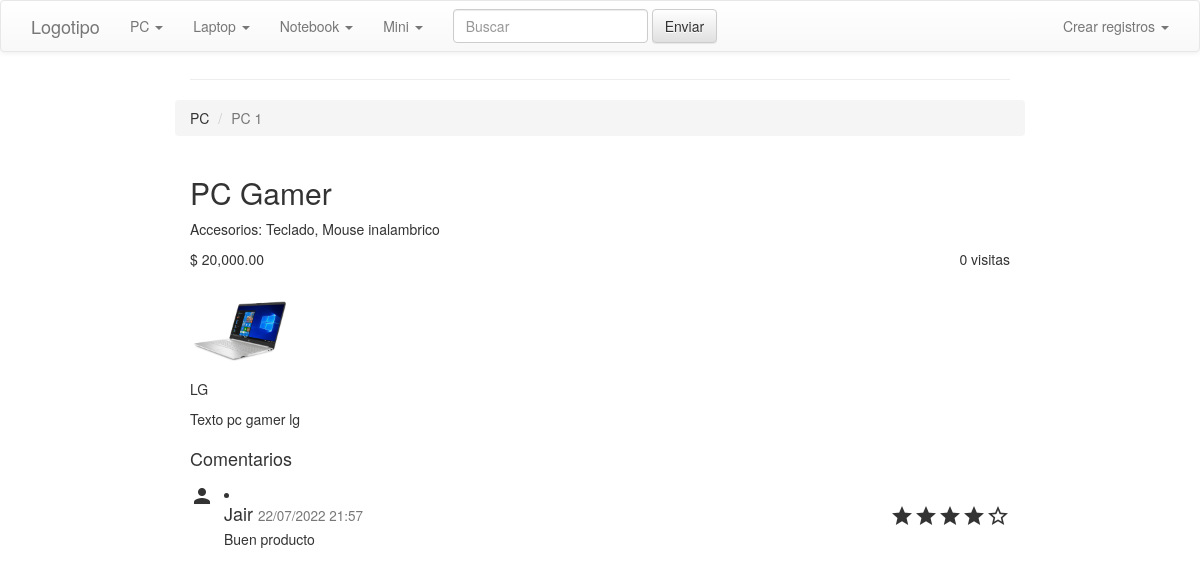
The page /index.php?act=producto&id=1 on the database its author committed.
### tables this page shows
CREATE TABLE IF NOT EXISTS `categorias` (
  `idCategoria` int(11) NOT NULL AUTO_INCREMENT,
  `categoriaPadreId` int(11) DEFAULT 0 COMMENT '0 categoria principal',
 `nombre` varchar(100) DEFAULT NULL COMMENT '',
 `fechaCreacion` timestamp NULL DEFAULT CURRENT_TIMESTAMP,
  `fechaAct` timestamp NULL DEFAULT NULL ON UPDATE CURRENT_TIMESTAMP,
  PRIMARY KEY (`idCategoria`),
  KEY `categoriaPadreId` (`categoriaPadreId`)
);

CREATE TABLE IF NOT EXISTS `productos` (
  `idProducto` int(11) NOT NULL AUTO_INCREMENT,
  `categoriaPrincipalId` int(11) DEFAULT NULL,
  `categorias` TEXT DEFAULT NULL COMMENT 'categorias asociadas separadas por coma',
 `nombre` varchar(100) DEFAULT NULL COMMENT '',
 `modelo` varchar(100) DEFAULT NULL COMMENT '',
 `especificaciones` TEXT DEFAULT NULL COMMENT '',
 `precio` DOUBLE DEFAULT NULL COMMENT '',
 `fechaCreacion` timestamp NULL DEFAULT CURRENT_TIMESTAMP,
  `fechaAct` timestamp NULL DEFAULT NULL ON UPDATE CURRENT_TIMESTAMP,
  PRIMARY KEY (`idProducto`),
  KEY `categoriaPrincipalId` (`categoriaPrincipalId`),
  FOREIGN KEY (categoriaPrincipalId) REFERENCES categorias(idCategoria)
);

CREATE TABLE IF NOT EXISTS `comentarios` (
  `idComentario` int(11) NOT NULL AUTO_INCREMENT,
  `productoId` int(11) DEFAULT NULL,
 `nombre` varchar(100) DEFAULT NULL COMMENT '',
 `text` TEXT DEFAULT NULL COMMENT '',
 `calificacion` INT(11) DEFAULT NULL COMMENT '',
 `fechaCreacion` timestamp NULL DEFAULT CURRENT_TIMESTAMP,
  `fechaAct` timestamp NULL DEFAULT NULL ON UPDATE CURRENT_TIMESTAMP,
  PRIMARY KEY (`idComentario`),
  KEY `productoId` (`productoId`),
  FOREIGN KEY (productoId) REFERENCES productos(idProducto)
);

### public_html/index.php (called while the page is built, shortened)
<?php
    require_once  '../php/controller/dashboardController.php';
    $controller = new dashboardController();
    $controller->mvcHandler();
?>

### php/model/database.php (called while the page is built)
<?php
class Database{
    function __construct($consetup)
    {
        $this->host = $consetup->host;
        $this->user = $consetup->user;
        $this->pass =  $consetup->pass;
        $this->db = $consetup->db;
    }
    public function connect(){
        try{
            return new PDO('mysql:host='.$this->host.';dbname='.$this->db.';charset=utf8;',
				$this->user,
				$this->pass,
					[
						PDO::ATTR_ERRMODE => PDO::ERRMODE_EXCEPTION,
						PDO::ATTR_DEFAULT_FETCH_MODE => PDO::FETCH_OBJ
					]);
        }catch (Exception $e){
            die($e->getMessage());
        }
    }
}

### install/config.php (called while the page is built)
<?php
class config
{
	function __construct() {
		$this->host = "localhost";
		$this->user  = "root";
		$this->pass = "";
		$this->db = "mvcexample";
	}
}
?>

### php/model/categoriasModel.php (called while the page is built, shortened)
<?php
	class categoriasModel extends Database
	{
		private $_tabla = "categorias";
		public function selectRecord($categoriaPadreId = 0, $id = ""){
			try{
                if($id>0){
					$query=parent::connect()->prepare("SELECT * FROM ".$this->_tabla." WHERE idCategoria=?");
					$query->bindParam(1, $id, PDO::PARAM_INT);
					$query->execute();
					$res = $query->fetch();
				}
                elseif($categoriaPadreId !== ""){
					$query=parent::connect()->prepare("SELECT * FROM ".$this->_tabla." WHERE categoriaPadreId=$categoriaPadreId ");
					$query->execute();
					$res = $query->fetchAll(PDO::FETCH_OBJ);
				}
                return $res;
			}
			catch(Exception $e){
				$this->close_db();
				throw $e;
			}
		}
	}
?>

### php/model/productosModel.php (called while the page is built, shortened)
<?php
	class productosModel extends Database
	{
		private $_tabla = "productos";
		public function selectRecord($categoriaId = "", $id = "", $textBuscar = ""){
			try{
                if($id>0){
					$query=parent::connect()->prepare("SELECT * FROM ".$this->_tabla." WHERE idProducto=?");
					$query->bindParam(1, $id, PDO::PARAM_INT);
					$query->execute();
					$res = $query->fetch();
				}
                return $res;
			}
			catch(Exception $e){
				$this->close_db();
				throw $e;
			}
		}
	}
?>

### php/model/accesoriosModel.php (called while the page is built, shortened)
<?php
	class accesoriosModel extends Database
	{
		private $_tabla = "accesorios";
		public function selectRecord($accesoriosStr = "", $id = ""){
			try{
                if($id>0){
					$query=parent::connect()->prepare("SELECT * FROM ".$this->_tabla." WHERE idCategoria=?");
					$query->bindParam(1, $id, PDO::PARAM_INT);
					$query->execute();
					$res = $query->fetch();
				}
                elseif($accesoriosStr !== ""){
					$query=parent::connect()->prepare("SELECT * FROM ".$this->_tabla." WHERE idAccesorio IN($accesoriosStr) ");
					$query->execute();
					$rw = $query->rowCount();
					$res = $query->fetchAll(PDO::FETCH_OBJ);
				}
                return $res;
			}
			catch(Exception $e){
				$this->close_db();
				throw $e;
			}
		}
	}
?>

### php/model/comentariosModel.php (called while the page is built, shortened)
<?php
	class comentariosModel extends Database
	{
		private $_tabla = "comentarios";
		public function selectRecord($id = "", $productoId = ""){
			try{
                if($id>0){
					$query=parent::connect()->prepare("SELECT * FROM ".$this->_tabla." WHERE id=?");
					$query->bindParam(1, $id, PDO::PARAM_INT);
					$query->execute();
					$res = $query->fetch();
					echo "id: ".$id;
				}
                else{
					$query=parent::connect()->prepare("SELECT *, DATE_FORMAT(fechaCreacion, \"%d/%m/%Y %H:%i\") AS fechaCreacion2 FROM ".$this->_tabla." WHERE productoId=? ORDER BY calificacion DESC ");
					$query->bindParam(1, $productoId, PDO::PARAM_INT);
					$query->execute();
					$rw = $query->rowCount();
					$res = $query->fetchAll(PDO::FETCH_OBJ);
				}
                return $res;
			}
			catch(Exception $e){
				$this->close_db();
				throw $e;
			}
		}
	}
?>

### public_html/view/producto.php (the view, shortened to what this page needs)
<!DOCTYPE html>
<html lang="en">
<head>
    <link href="~/../libs/fontawesome/css/font-awesome.css" rel="stylesheet" />
    <link rel="stylesheet" href="~/../libs/bootstrap.css">
    <link rel="stylesheet" href="~/../libs/bootstrap-theme.css">
    <link rel="stylesheet" href="~/../css/styles.css">
</head>
<body>
    <?php include "view/navbar.php";   ?>
    <div class="wrapper">
        <div class="container-fluid">
            <div class="row">
                <div class="col-md-12">
                    <div class="page-header clearfix">
                    </div>
                    <div class="row clearfix">
                        <?php
                        if($categoriaId > 0){
                            echo '
                            <ol class="breadcrumb">
                            <li>'.$categoriaPadre->nombre.'</li>
                            <li class="active">'.$categoria->nombre.'</li>
                            </ol>
                            ';
                        }
                        ?>
                    </div>
                    <h2><?php echo $producto->nombre ?></h2>
                    <p>
                        <?php
                        if(count($accesorios) > 0){
                            echo 'Accesorios: ';
                            $nombresAcc = array();
                            foreach ($accesorios as $accesorio) {
                                $nombresAcc[] = $accesorio->nombre;
                            }
                            echo implode(", ", $nombresAcc);
                        }
                        ?>
                    </p>
                    <p class="pull-right"><?php echo $producto->visitas ?> visitas </p>
                    <p><?php echo '$ '.number_format($producto->precio,2)?></p>
                    <img width="100px" class="media-object" src="img/default.jpg" alt="default" title="default">
                    <p><?php echo $producto->modelo ?></p>
                    <p><?php echo $producto->especificaciones?></p>
                </div>
            </div>
            <div class="row" style="max-height: 400px;overflow-y: auto;">
                <div class="col-sm-12">
                    <h4>Comentarios</h4>
                <?php
                foreach($comentarios as $comentario){
                    $htmlEstrellas = '';
                    $restante = 5 - $comentario->calificacion;
                    for ($i=1; $i<=$comentario->calificacion  ; $i++) {
                        $htmlEstrellas .= '<span class="material-icons">star</span>';
                    }
                    for ($i=1; $i<=$restante  ; $i++) {
                        $htmlEstrellas .= '<span class="material-icons">star_border</span>';
                    }
                    echo '<li class="media">
                            <span class="pull-left material-icons">person</span>
                        <div class="media-body">
                            <div class="pull-right">'.$htmlEstrellas.'</div>
                            <h4 class="media-heading">'.$comentario->nombre.' <small>'.$comentario->fechaCreacion2.'</small></h4>
                            <p>'.$comentario->text.'</p>
                        </div>
                    </li>';
                }
                ?>
                </div>
            </div>
        </div>
    </div>
</body>
</html>

### public_html/view/navbar.php (shortened to what this page needs)
<nav class="navbar navbar-default col-sm-12" role="navigation" style="position: fixed;z-index:2;">
  <div class="navbar-header">
    <a class="navbar-brand" href="index.php">Logotipo</a>
  </div>
  <div class="collapse navbar-collapse navbar-ex1-collapse" >
    <ul class="nav navbar-nav">
      <?php foreach($categoriasP as $cp){ ?>
      <li class="dropdown">
        <a class="dropdown-toggle" data-toggle="dropdown" onclick="cargaSubcategorias(<?php echo $cp->idCategoria ?>)">
        <?php echo $cp->nombre ?> <b class="caret"></b>
        </a>
      </li>
      <?php } ?>
    </ul>
    <form class="navbar-form navbar-left" role="search" action="index.php" method="get">
      <div class="form-group">
        <input type="text" class="form-control" name="textbuscar" placeholder="Buscar">
      </div>
      <button type="submit" class="btn btn-default">Enviar</button>
    </form>
    <ul class="nav navbar-nav navbar-right">
      <li class="dropdown">
        <a href="#" class="dropdown-toggle" data-toggle="dropdown">
          Crear registros <b class="caret"></b>
        </a>
      </li>
    </ul>
  </div>
</nav>

### public_html/view/producto.php (style rules this page uses)
.wrapper { width: 850px; margin: 0 auto; padding-top: 20px; }

### rows shown on the page
categorias: nombre "PC"
categorias: nombre "Laptop"
categorias: nombre "Notebook"
categorias: nombre "Mini"
categorias: nombre "PC 1"
productos: nombre "PC Gamer", visitas "0", precio "20,000.00", modelo "LG", especificaciones "Texto pc gamer lg"
comentarios: calificacion 4 (drawn), nombre "Jair", fechaCreacion2 "22/07/2022 21:57", text "Buen producto"

### other values the page prints
implode(", ", $nombresAcc) "Teclado, Mouse inalambrico"
